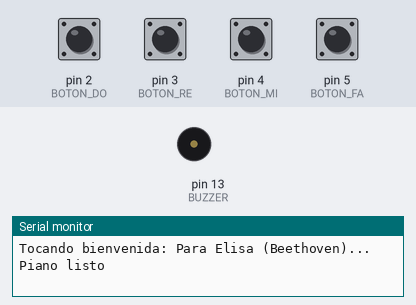
Bench run of a sketch on a simulated Arduino Uno, built with avr-gcc and run on an emulated ATmega328P. Shown: buzzer (waves = sounding), the last lines printed to the serial monitor. The inputs (shaded band) are chosen by the test bench; at power-on: pin 2 (BOTON_DO), pin 3 (BOTON_RE), pin 4 (BOTON_MI), pin 5 (BOTON_FA) HIGH.

Above: at 4.3 s.
4.4 s: pin 2 (BOTON_DO) pulled LOW for 0.15 s
At 4.47 s:
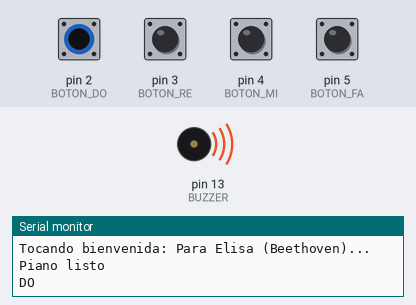
6.0 s: pin 3 (BOTON_RE) pulled LOW for 0.15 s
At 7.3 s:
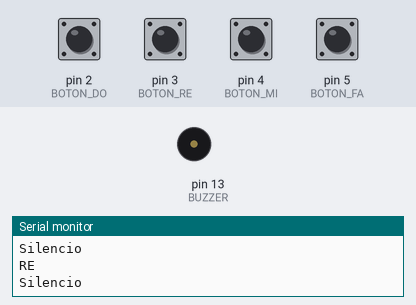
7.6 s: pin 4 (BOTON_MI) pulled LOW for 0.15 s
At 7.67 s:
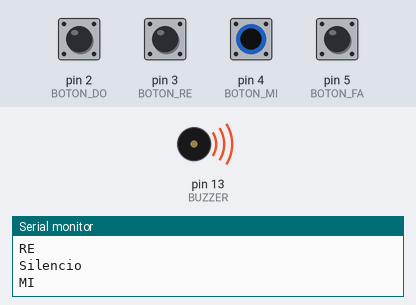
9.2 s: pin 5 (BOTON_FA) pulled LOW for 0.15 s
At 9.9 s:
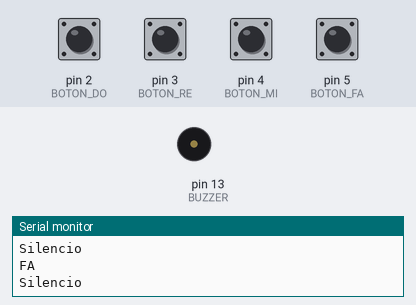
Timing chart, 0 to 11.8 s (numbered marks = the images above; inputs shaded):
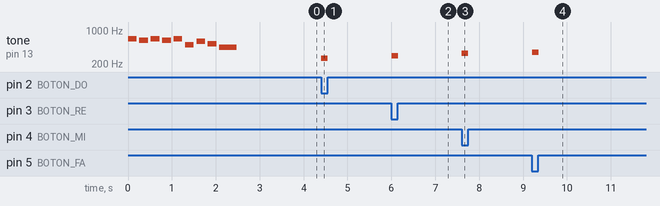

Measured:
- after the input at 4.4 s, tone on pin 13 (BUZZER): silent → 262 Hz at once, → silent 0.15 s later
- after the input at 6.0 s, tone on pin 13 (BUZZER): silent → 294 Hz at once, → silent 0.15 s later
- after the input at 7.6 s, tone on pin 13 (BUZZER): silent → 330 Hz at once, → silent 0.15 s later
- after the input at 9.2 s, tone on pin 13 (BUZZER): silent → 349 Hz at once, → silent 0.15 s later

The sketch:

original_piano_music1.ino
```cpp
// =======================================================
// Piano Arduino con Inicio de "Para Elisa" (Beethoven)
// =======================================================

// "const" significa CONSTANTE: un valor que no cambia mientras el programa corre.
// "int" significa entero (sin decimales).
// BUZZER guarda el número de pin donde está conectado el buzzer (pin digital 13).
const int BUZZER = 13;


// -----------------------
// BOTONES
// -----------------------

// Le damos un nombre descriptivo a cada pin de botón,
// en vez de usar directamente los números 2, 3, 4 y 5.
// Esto hace el código más legible y fácil de modificar.

const int BOTON_DO = 2; // Botón conectado al pin digital 2
const int BOTON_RE = 3; // Botón conectado al pin digital 3
const int BOTON_MI = 4; // Botón conectado al pin digital 4
const int BOTON_FA = 5; // Botón conectado al pin digital 5


// -----------------------
// NOTAS MUSICALES DEL PIANO
// -----------------------

// tone() necesita una frecuencia en Hertz (Hz).
// 1 Hz = 1 vibración por segundo.
// Estas frecuencias corresponden aproximadamente a las notas DO-RE-MI-FA.

const int DO = 262; // Frecuencia de la nota DO
const int RE = 294; // Frecuencia de la nota RE
const int MI = 330; // Frecuencia de la nota MI
const int FA = 349; // Frecuencia de la nota FA


// -----------------------
// NOTAS EXTRA PARA "PARA ELISA"
// -----------------------

// Estas notas NO tienen botón asignado.
// Se usan únicamente para reproducir automáticamente
// la melodía de bienvenida al encender el Arduino.

const int NOTE_E5  = 659; // Mi agudo
const int NOTE_DS5 = 622; // Re sostenido / Mi bemol agudo
const int NOTE_B4  = 494; // Si
const int NOTE_D5  = 587; // Re agudo
const int NOTE_C5  = 523; // Do agudo
const int NOTE_A4  = 440; // La


// -----------------------
// MEMORIA DEL ESTADO
// -----------------------

// A diferencia de "const", esta variable SÍ puede cambiar.
// Guarda cuál fue la última nota que sonó.
// Empieza en 0, que significa "ninguna nota sonando".

int notaActual = 0;


// ====================================================
// SETUP
// ====================================================

// setup() se ejecuta UNA SOLA VEZ al encender el Arduino,
// al presionar RESET, o al subir un programa nuevo.

void setup() {

  // Inicia la comunicación serial a 9600 bits por segundo.
  // Permite enviar mensajes desde Arduino a la computadora.
  Serial.begin(9600);

  // Llama a la función que configura los pines de entrada y salida.
  configurarPines();

  // Avisa por el Monitor Serie que va a sonar la melodía de bienvenida.
  Serial.println("Tocando bienvenida: Para Elisa (Beethoven)...");

  // Llama a la función que reproduce la melodía de bienvenida.
  tocarMelodiaInicio();

  // Avisa por el Monitor Serie que el piano ya está listo para usarse.
  Serial.println("Piano listo");
}


// ====================================================
// LOOP
// ====================================================

// loop() se ejecuta una y otra vez, sin parar,
// mientras el Arduino esté encendido.
// Solo contiene llamadas a funciones: ninguna lógica suelta acá.

void loop() {

  // Llama a la función que lee los 4 botones
  // y guarda en "nuevaNota" la nota detectada (o 0 si no hay ninguna).
  int nuevaNota = leerBotones();

  // Llama a la función que decide si hay que sonar,
  // callar, o no hacer nada, según la nota detectada.
  actualizarSonido(nuevaNota);

  // Pausa de 10 milisegundos.
  // Reduce rebotes mecánicos de los botones
  // y evita lecturas demasiado rápidas.
  delay(10);
}


// ====================================================
// FUNCIÓN: Configurar pines de entrada y salida
// ====================================================

void configurarPines() {

  // INPUT_PULLUP activa una resistencia interna del Arduino.
  // Sin tocar el botón: el pin lee HIGH.
  // Tocando el botón: el pin lee LOW.
  // Esto evita que el pin quede "flotando" (lecturas erráticas).

  pinMode(BOTON_DO, INPUT_PULLUP); // Configura el pin del botón DO como entrada con pull-up
  pinMode(BOTON_RE, INPUT_PULLUP); // Configura el pin del botón RE como entrada con pull-up
  pinMode(BOTON_MI, INPUT_PULLUP); // Configura el pin del botón MI como entrada con pull-up
  pinMode(BOTON_FA, INPUT_PULLUP); // Configura el pin del botón FA como entrada con pull-up

  // Configura el pin del buzzer como salida,
  // para que el Arduino pueda enviarle señal.
  pinMode(BUZZER, OUTPUT);
}


// ====================================================
// FUNCIÓN: Leer botones y devolver la nota detectada
// ====================================================

// Esta función revisa los 4 botones uno por uno.
// Devuelve la frecuencia de la nota correspondiente,
// o 0 si ningún botón está presionado.

int leerBotones() {

  // digitalRead lee el estado de un pin: HIGH (1) o LOW (0).
  // Como usamos INPUT_PULLUP, presionado = LOW.

  if (digitalRead(BOTON_DO) == LOW) {
    return DO; // Si el botón DO está presionado, devuelve la frecuencia de DO
  }
  else if (digitalRead(BOTON_RE) == LOW) {
    return RE; // Si el botón RE está presionado, devuelve la frecuencia de RE
  }
  else if (digitalRead(BOTON_MI) == LOW) {
    return MI; // Si el botón MI está presionado, devuelve la frecuencia de MI
  }
  else if (digitalRead(BOTON_FA) == LOW) {
    return FA; // Si el botón FA está presionado, devuelve la frecuencia de FA
  }

  // Si llegamos hasta acá, ningún botón está presionado.
  return 0;
}


// ====================================================
// FUNCIÓN: Comparar nota nueva con la actual y actuar
// ====================================================

// Esta función decide qué hacer según si la nota cambió o no,
// evitando reiniciar el sonido miles de veces por segundo.

void actualizarSonido(int nuevaNota) {

  // != significa "distinto de".
  // Pregunta: ¿la nota detectada ahora es diferente de la que sonaba antes?

  if (nuevaNota != notaActual) {

    // Si nuevaNota vale 0, significa que no hay ningún botón presionado.
    if (nuevaNota == 0) {
      noTone(BUZZER); // Detiene cualquier sonido del buzzer
      Serial.println("Silencio"); // Avisa por el Monitor Serie
    }
    else {
      // tone(pin, frecuencia) genera una onda cuadrada de esa frecuencia.
      tone(BUZZER, nuevaNota);

      // Llama a la función que muestra el nombre de la nota por Serial.
      imprimirNombreNota(nuevaNota);
    }

    // Actualiza la memoria: la nota actual pasa a ser la que acabamos de procesar.
    notaActual = nuevaNota;
  }
}


// ====================================================
// FUNCIÓN: Mostrar el nombre de la nota por Serial
// ====================================================

// Esta función solo sirve para mostrar en el Monitor Serie
// qué nota está sonando. No afecta el sonido en sí.

void imprimirNombreNota(int nota) {

  if (nota == DO)       Serial.println("DO"); // Si la nota es DO, lo imprime
  else if (nota == RE)  Serial.println("RE"); // Si la nota es RE, lo imprime
  else if (nota == MI)  Serial.println("MI"); // Si la nota es MI, lo imprime
  else if (nota == FA)  Serial.println("FA"); // Si la nota es FA, lo imprime
}


// ====================================================
// FUNCIÓN: Melodía de bienvenida "Para Elisa" (Beethoven)
// Fragmento inicial, dominio público
// ====================================================

// Esta función reproduce automáticamente, una sola vez,
// la frase de apertura de "Para Elisa" al encender el Arduino.
// No depende de ningún botón.

void tocarMelodiaInicio() {

  // Array con la secuencia de notas de la frase de apertura.
  int melodia[] = {
    NOTE_E5, NOTE_DS5, NOTE_E5, NOTE_DS5, NOTE_E5,
    NOTE_B4, NOTE_D5, NOTE_C5, NOTE_A4
  };

  // Array con la duración (en milisegundos) de cada nota,
  // en el mismo orden que el array "melodia".
  int duraciones[] = {
    200, 200, 200, 200, 200,
    200, 200, 200, 400
  };

  // Calcula automáticamente cuántas notas hay en el array,
  // dividiendo el tamaño total entre el tamaño de un elemento.
  // Así evitamos contar a mano y equivocarnos.
  int cantidadNotas = sizeof(melodia) / sizeof(melodia[0]);

  // Recorre cada posición del array, de la primera a la última.
  for (int i = 0; i < cantidadNotas; i++) {

    // Si la posición actual es 0, representa un silencio.
    if (melodia[i] == 0) {
      noTone(BUZZER); // Apaga el sonido para simular el silencio
    } else {
      // tone(pin, frecuencia, duración) suena esa nota
      // durante la cantidad de milisegundos indicada.
      tone(BUZZER, melodia[i], duraciones[i]);
    }

    // Pausa el programa un poco más que la duración de la nota (1.30x),
    // para que se note una pequeña separación entre nota y nota.
    delay(duraciones[i] * 1.30);
  }

  // Apaga el buzzer por seguridad al terminar la melodía,
  // por si quedó algún sonido residual.
  noTone(BUZZER);

  // Pausa de medio segundo antes de que arranque el piano,
  // para que la transición no sea brusca.
  delay(500);
}
```
